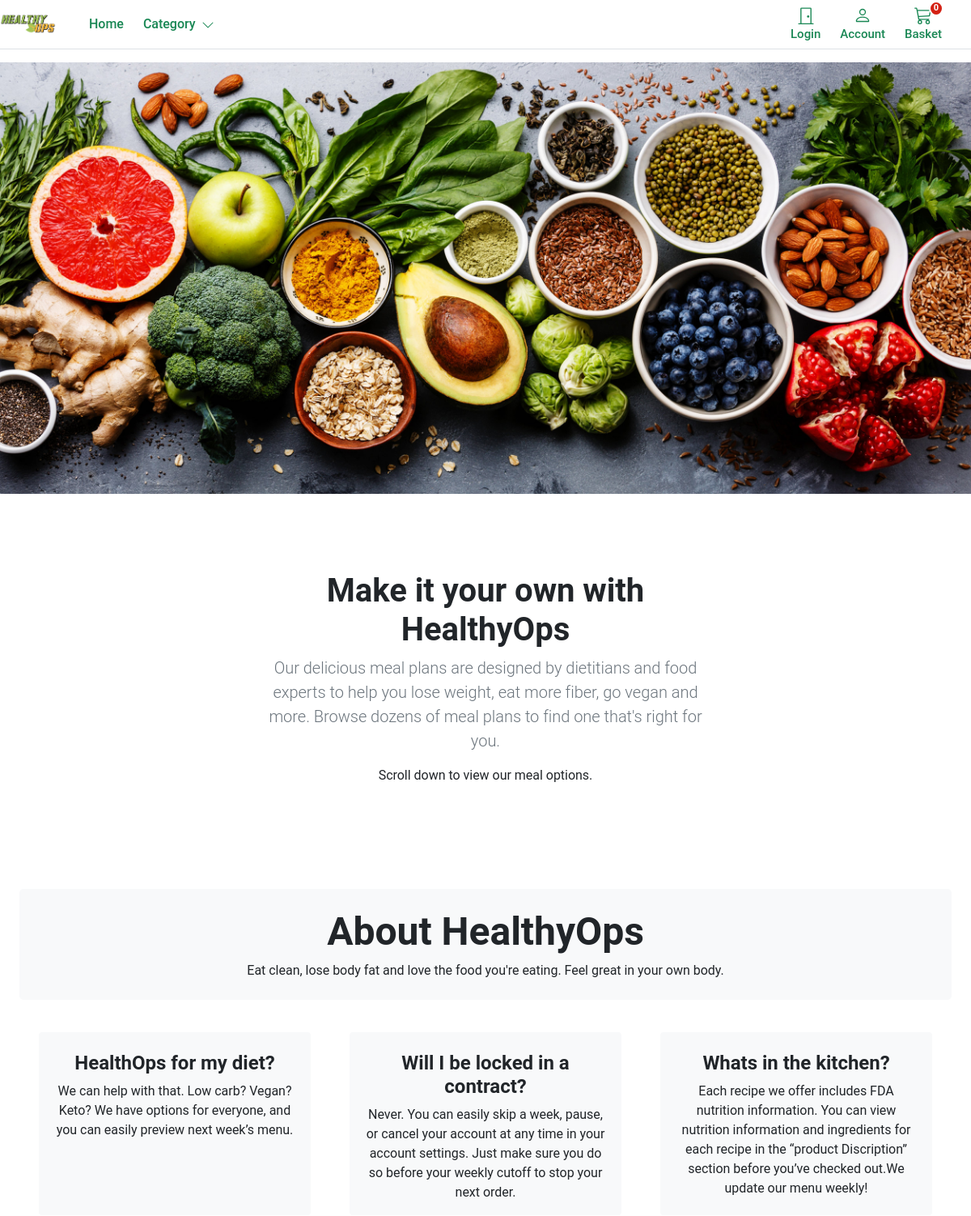
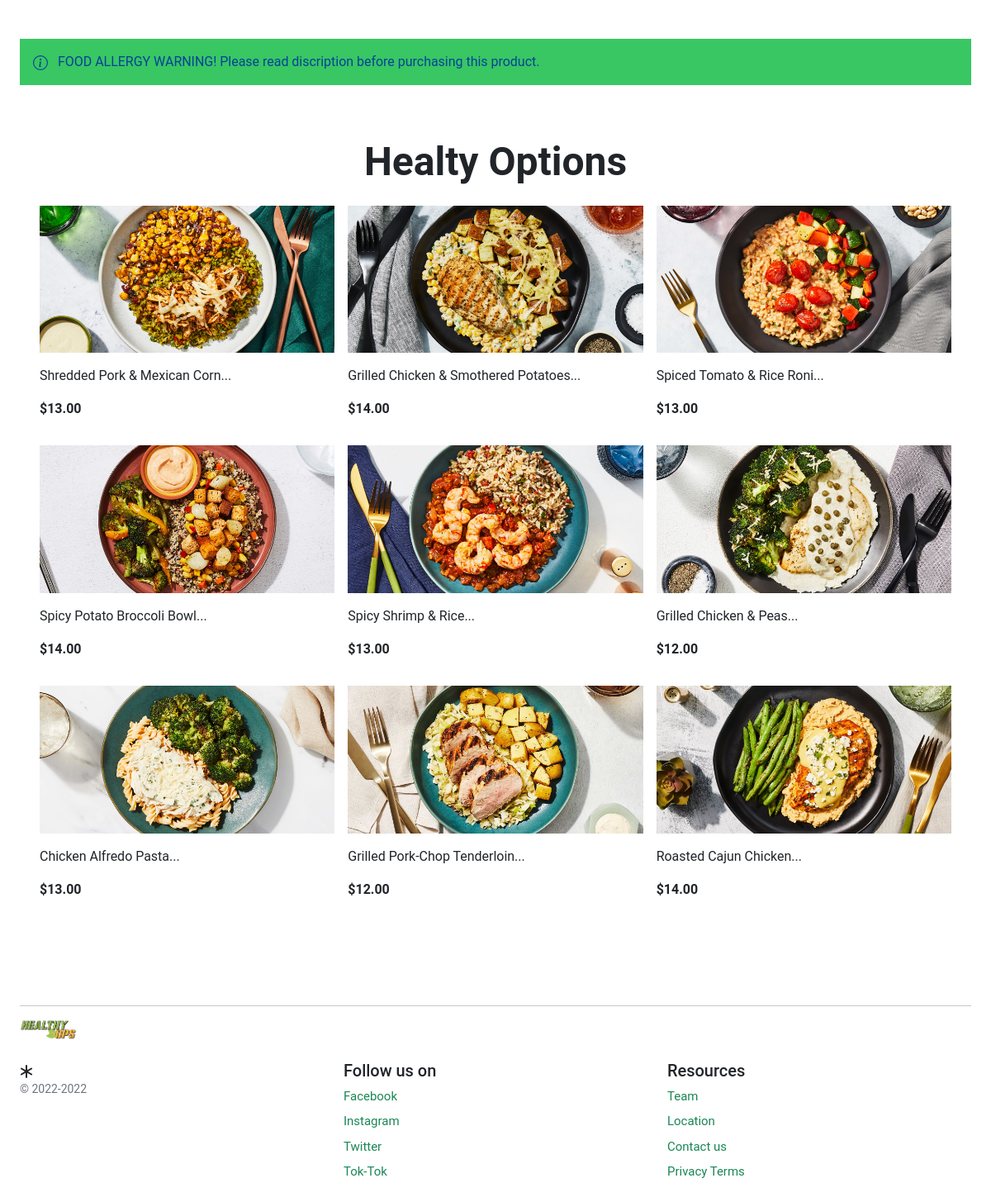
The page / on the database its author committed (2 pictures, top to bottom).
### store/models.py (models this page shows, shortened)
class Product(models.Model):
    category = models.ForeignKey(Category, related_name='product', on_delete=models.CASCADE)
    created_by = models.ForeignKey(settings.AUTH_USER_MODEL, on_delete=models.CASCADE, related_name='product_creator') #who is this product creator record
    title = models.CharField(max_length=255) # title for product
    author = models.CharField(max_length=255, default='admin') #category of sproduct
    description= models.TextField(blank=True) #discription of the product
    image = models.ImageField(upload_to='images/', default = 'images/default.png') #upload img and allow us to upload
    slug = models.SlugField(max_length=255, unique=True) #
    price = models.DecimalField(max_digits=4, decimal_places=2)
    vegan = models.BooleanField(default=True)
    keto= models.BooleanField (default=True)
    lowCarb= models.BooleanField (default=True) #manages stock of product stock or out of stock
    in_stock = models.BooleanField(default=True)
    is_active = models.BooleanField(default=True)
    created = models.DateTimeField(auto_now_add=True)#used when we add a product
    updated = models.DateTimeField(auto_now=True)#used when we update a product and we want record
    objects = models.Manager()
    products = ProductManager()
    class Meta:
        verbose_name_plural = 'Products'#how we want to order products and details
        ordering = ('-created',)
    def get_absolute_url(self):
        return reverse('store:product_detail', args=[self.slug])

### store/views.py (the view)
# urls.py: path('', views.product_all, name='product_all'), #home view with all products
def product_all(request):
    products = Product.products.all()
    return render(request, 'store/home.html', {'products': products})

### basket/basket.py (called while the page is built)
    def __len__(self):
        return sum(item['qty'] for item in self.basket.values())

### basket/context_processors.py (called while the page is built)
def basket(request):
    return {'basket': Basket(request)}

### store/context_processors.py (called while the page is built)
def categories(request):
    return {
        'categories': Category.objects.all()
    }

### store/models.py (called while the page is built)
    def get_queryset(self):
        return super(ProductManager, self).get_queryset().filter(is_active=True)

    def get_absolute_url(self):
        return reverse('store:category_list', args=[self.slug])

### templates/store/home.html (shortened to what this page needs)
{% extends "./base.html" %}
{% load static %}
{% block content %}
<main>
    <div class="container-fluid p-0">
        <img class="img-fluid " src="{% static './images/about2.jpeg' %}" alt="Responsive image">
    </div>
    <section class="py-5 text-center container">
        <div class="row py-lg-5">
            <div class="col-lg-6 col-md-8 mx-auto">
                <h1 class="h1 fw-bold">Make it your own with HealthyOps</h1>
                <p class="lead text-muted">Our delicious meal plans are designed by dietitians and food experts to help you lose weight, eat more fiber, go vegan and more. Browse dozens of meal plans to find one that's right for you.</p>
                <p>
                    Scroll down to view our meal options.
                </p>
            </div>
        </div>
    </section>
    <section>
        <div class="container py-3">
            <div class="p-2 bg-light rounded-3 text-center">
                <div class="m-4 m-lg-3">
                    <h1 class="display-5 fw-bold">About HealthyOps</h1>
                    <p class="fs-6">Eat clean, lose body fat and love the food you're
                        eating. Feel great in your own body.</p>
                </div>
            </div>
        </div>
    </section>
    <section class="pt-4">
        <div class="container px-lg-5">
            <div class="row gx-lg-5">
                <div class="col-lg-4 col-xxl-4 mb-5">
                    <div class="card bg-light border-0 h-100">
                        <div class="card-body text-center p-3  pt-0 pt-lg-0">
                            <h2 class="fs-4 fw-bold"> HealthOps for my diet?</h2>
                            <p class="mb-0">We can help with that. Low carb? Vegan? Keto? We have options for everyone, and you can easily preview next week’s menu.</p>
                        </div>
                    </div>
                </div>
                <div class="col-lg-4 col-xxl-4 mb-5">
                    <div class="card bg-light border-0 h-100">
                        <div class="card-body text-center p-3 pt-0 pt-lg-0">
                            <h2 class="fs-4 fw-bold">Will I be locked in a contract?</h2>
                            <p class="mb-0">Never. You can easily skip a week, pause, or cancel your account at any time in your account settings. Just make sure you do so before your weekly cutoff to stop your next order.</p>
                        </div>
                    </div>
                </div>
                <div class="col-lg-4 col-xxl-4 mb-5">
                    <div class="card bg-light border-0 h-100">
                        <div class="card-body text-center p-3 pt-0 pt-lg-0">
                            <h2 class="fs-4 fw-bold">Whats in the kitchen?</h2>
                            <p class="mb-0">Each recipe we offer includes FDA nutrition information. You can view nutrition information and ingredients for each recipe in the “product Discription” section before you’ve checked out.We update our menu weekly!</p>
                        </div>
                    </div>
                </div>
            </div>
        </div>
    </section>
    <div class="container">
        <div class="alert alert-primary fw600 rounded-0 border-0 py-3" role="alert">
            FOOD ALLERGY WARNING! Please read discription before purchasing this product.
        </div>
        <div class="container">
            <div class="row">
                <div class="album py-5">
                    <div class="pb-3">
                        <h1 class="display-5 fw-bold text-center">Healty Options</h1>
                    </div>
                    <div class="row row-cols-1 row-cols-sm-2 row-cols-md-3 g-3">
                        {% for product in products %}
                        <div class="col">
                            <div class="card border-0">
                                <img class="img-fluid" alt="Responsive image" src="{{ product.image.url }}">
                                <div class="card-body px-0">
                                    <p class="card-text">
                                        <a class="text-dark text-decoration-none"
                                            href="{{ product.get_absolute_url }}">{{ product.title|slice:":50" }}...</a>
                                    </p>
                                    <div class="fw-bold">${{product.price}}</div>
                                </div>
                            </div>
                        </div>
                        {% endfor %}
                    </div>
                </div>
            </div>
        </div>
</main>
{% endblock %}

### templates/store/base.html (shortened to what this page needs)
{% load static %}
<!DOCTYPE html>
<html>
<head>
    <link href="https://cdn.jsdelivr.net/npm/bootstrap@5.0.0-beta1/dist/css/bootstrap.min.css" rel="stylesheet"
>
    <link rel="stylesheet" href="https://cdnjs.cloudflare.com/ajax/libs/font-awesome/4.7.0/css/font-awesome.min.css">
    <link rel="stylesheet" href="{% static 'core/css/base.css' %}">
    <link rel="stylesheet" href="{% static 'basket/css/basket.css' %}">
</head>
<body>
    <header class="pb-3">
        <nav class="navbar navbar-expand-md navbar-light bg-white border-bottom p-0">
            <img class="logo" src="{% static 'images/healthyops_logo.png' %}" alt="complete logo">
            <div class="container-fluid px-md-4">
                <div class="d-flex w-100 navbar-collapse">
                    <a class="nav-link dropdown-toggle d-none d-md-block fw500 text-success font-weight-bold" href="/">Home
                    </a>
                    <ul class="navbar-nav me-auto mb-2 mb-md-0">
                        <li class="nav-item dropdown">
                            <a class="nav-link dropdown-toggle d-none d-md-block fw500 text-success font-weight-bold" href="#" id="navbarDropdown"
                                role="button" data-bs-toggle="dropdown" aria-expanded="false">
                                Category
                                <i class="ps-1"><svg xmlns="http://www.w3.org/2000/svg" width="16" height="16"
                                        fill="currentColor" class="bi bi-chevron-down" viewBox="0 0 16 16">
                                        <path fill-rule="evenodd"
                                            d="M1.646 4.646a.5.5 0 0 1 .708 0L8 10.293l5.646-5.647a.5.5 0 0 1 .708.708l-6 6a.5.5 0 0 1-.708 0l-6-6a.5.5 0 0 1 0-.708z" />
                                    </svg></i>
                            </a>
                        </li>
                    </ul>
                    {% if user.is_authenticated %}
                    <a type="button" role="button" href="{% url "account:logout" %}"
                        class="btn btn-outline-success border-0 basket-btn">
                        <div>
                            <svg xmlns="http://www.w3.org/2000/svg" width="22" height="22" fill="currentColor"
                                class="bi bi-door-closed" viewBox="0 0 16 16">
                                <path
                                    d="M3 2a1 1 0 0 1 1-1h8a1 1 0 0 1 1 1v13h1.5a.5.5 0 0 1 0 1h-13a.5.5 0 0 1 0-1H3V2zm1 13h8V2H4v13z" />
                                <path d="M9 9a1 1 0 1 0 2 0 1 1 0 0 0-2 0z" />
                            </svg>
                        </div>
                        <span class="fs15 fw500">Logout</span>
                    </a>
                    {% else %}
                    <a type="button" role="button" href="{% url "account:login" %}"
                        class="btn btn-outline-success border-0 basket-btn">
                        <div>
                            <svg xmlns="http://www.w3.org/2000/svg" width="22" height="22" fill="currentColor"
                                class="bi bi-door-closed" viewBox="0 0 16 16">
                                <path
                                    d="M3 2a1 1 0 0 1 1-1h8a1 1 0 0 1 1 1v13h1.5a.5.5 0 0 1 0 1h-13a.5.5 0 0 1 0-1H3V2zm1 13h8V2H4v13z" />
                                <path d="M9 9a1 1 0 1 0 2 0 1 1 0 0 0-2 0z" />
                            </svg>
                        </div>
                        <span class="fs15 fw500">Login</span>
                    </a>
                    {% endif %}
                    <a type="button" role="button" href="{% url "account:dashboard" %}"
                        class="btn btn-outline-success border-0 basket-btn">
                        <div>
                        </div>
                        <span class="fs15 fw500">Account</span>
                    </a>
                    <a type="button" role="button" href="{% url "basket:basket_summary" %}"
                        class="btn btn-outline-success border-0 basket-btn">
                        {% with total_qty=basket|length %}
                        <div id="basket-qty" class="basket-qty">
                            {% if total_qty > 0 %}
                            {{ total_qty }}
                            {% else %}
                            0
                            {% endif %}
                        </div>
                        {% endwith %}
                        <div>
                        </div>
                        <span class="fs15 fw500">Basket</span>
                    </a>
                </div>
            </div>
        </nav>
    </header>
    <div id="content">{% block content %} {% endblock %}</div>
    <footer class="container py-5 footer">
        <hr>
        <img class="logo" src="{% static 'images/healthyops_logo.png' %}" alt="complete logo">
        <div class="row pt-4">
            <div class="col-12 col-md">
                <small class="d-block mb-3 text-muted">&copy; 2022-2022</small>
            </div>
            <div class="col-6 col-md fs15">
                <h5>Follow us on</h5>
                <ul class="list-unstyled">
                    <li><a class="link-success text-decoration-none" href="https://www.facebook.com/">Facebook</a></li>
                    <li><a class="link-success text-decoration-none" href="https://www.instagram.com/accounts/login/">Instagram</a></li>
                    <li><a class="link-success text-decoration-none" href="https://twitter.com/i/flow/login">Twitter</a></li>
                    <li><a class="link-success text-decoration-none" href="https://www.tiktok.com/login">Tok-Tok</a></li>
                </ul>
            </div>
            <div class="col-6 col-md fs15">
                <h5>Resources</h5>
                <ul class="list-unstyled">
                    <li><a class="link-success text-decoration-none" href="https://www.creativefabrica.com/es/product/set-of-kitchen-staff-cartoon/">Team</a></li>
                    <li><a class="link-success text-decoration-none" href="https://www.google.com/maps/place/Colorado/@38.997934,-105.550567,7z/data=!3m1!4b1!4m5!3m4!1s0x874014749b1856b7:0xc75483314990a7ff!8m2!3d39.5500507!4d-105.7820674">Location</a></li>
                    <li><a class="link-success text-decoration-none" href="https://i.redd.it/q91n4jbxmck21.png">Contact us</a></li>
                    <li><a class="link-success text-decoration-none" href="https://app.termly.io/dashboard/website/b5bc2fee-f29f-4e1f-b618-5050ffd1cf68/privacy-policy">Privacy Terms</a></li>
                </ul>
            </div>
        </div>
    </footer>
</body>
</html>

### static/core/css/base.css (style rules this page uses)
@media (min-width: 1000px) { .container { max-width: 1000px; } }
@media (max-width: 1200px) { .container { max-width: 100%; padding:0 24px; } }
.dropdown-toggle::after { display: none; color: green; }
.alert-primary { background-color: #38c763; }
html, body, p, div { letter-spacing: -0.02px; font-family: 'Roboto', sans-serif; }
.fs15 { font-size: 0.9375rem; }
.fw500 { font-weight: 500; }
@media (min-width: 768px) { .logo { width: 49px; } }
@media (min-width: 992px) { .logo { width: 60px; } }
@media (min-width: 1200px) { .logo { width: 70px; } }
.footer > div > div > ul > li { padding-bottom:8px; }

### static/basket/css/basket.css (style rules this page uses)
.basket-qty { color: #fff; background: #d42114; border: 2px solid #fff; border-radius: 50%; text-align: center; font-size: 11px; height: 15px; width: 14px; position: absolute; box-sizing: content-box; font-weight: 600; display: flex; justify-content: center; align-items: center; top: 1px; right: 10px; }
.basket-btn { position: relative; }

### rows shown on the page
Product: image (picture), title "Shredded Pork & Mexican Corn", price "13.00"
Product: image (picture), title "Grilled Chicken & Smothered Potatoes", price "14.00"
Product: image (picture), title "Spiced Tomato & Rice Roni", price "13.00"
Product: image (picture), title "Spicy Potato Broccoli Bowl", price "14.00"
Product: image (picture), title "Spicy Shrimp & Rice", price "13.00"
Product: image (picture), title "Grilled Chicken & Peas", price "12.00"
Product: image (picture), title "Chicken Alfredo Pasta", price "13.00"
Product: image (picture), title "Grilled Pork-Chop Tenderloin", price "12.00"
Product: image (picture), title "Roasted Cajun Chicken", price "14.00"
